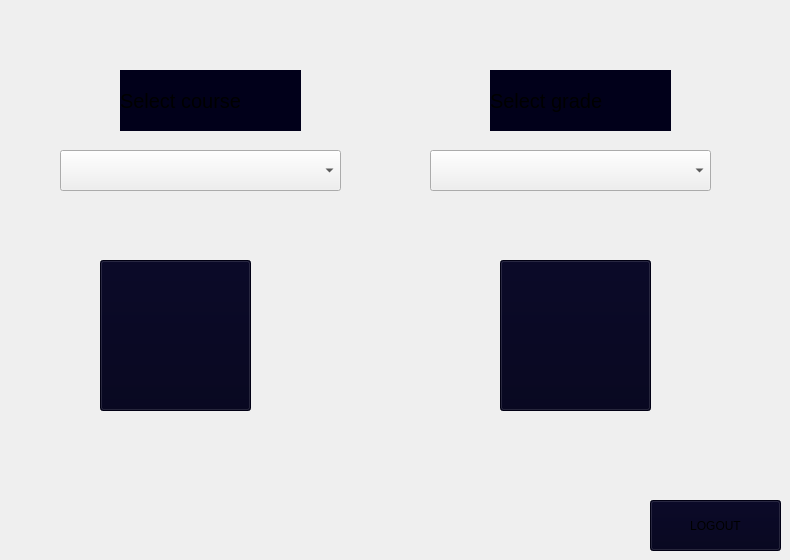
  <widget class="QWidget" name="centralwidget">
   <widget class="QComboBox" name="course">
    <property name="geometry">
     <rect>
      <x>60</x>
      <y>150</y>
      <width>281</width>
      <height>41</height>
     </rect>
    </property>
   </widget>
   <widget class="QLabel" name="label_2">
    <property name="geometry">
     <rect>
      <x>490</x>
      <y>70</y>
      <width>181</width>
      <height>61</height>
     </rect>
    </property>
    <property name="font">
     <font>
      <pointsize>15</pointsize>
     </font>
    </property>
    <property name="styleSheet">
     <string notr="true">background-color: rgb(1, 0, 26);</string>
    </property>
    <property name="text">
     <string>Select grade</string>
    </property>
   </widget>
   <widget class="QComboBox" name="grade">
    <property name="geometry">
     <rect>
      <x>430</x>
      <y>150</y>
      <width>281</width>
      <height>41</height>
     </rect>
    </property>
   </widget>
   <widget class="QLabel" name="label_3">
    <property name="geometry">
     <rect>
      <x>120</x>
      <y>70</y>
      <width>181</width>
      <height>61</height>
     </rect>
    </property>
    <property name="font">
     <font>
      <pointsize>15</pointsize>
     </font>
    </property>
    <property name="styleSheet">
     <string notr="true">background-color: rgb(1, 0, 26);</string>
    </property>
    <property name="text">
     <string>Select course</string>
    </property>
   </widget>
   <widget class="QPushButton" name="start">
    <property name="geometry">
     <rect>
      <x>100</x>
      <y>260</y>
      <width>151</width>
      <height>151</height>
     </rect>
    </property>
    <property name="styleSheet">
     <string notr="true">background-color: rgb(1, 0, 26);</string>
    </property>
    <property name="text">
     <string/>
    </property>
    <property name="icon">
     <iconset>
      <normaloff>C:/Users/Nagham sherif/Desktop/Start_Button_Icon_Back_Web_56625-Transparent-Png-Images.png</normaloff>C:/Users/Nagham sherif/Desktop/Start_Button_Icon_Back_Web_56625-Transparent-Png-Images.png</iconset>
    </property>
    <property name="iconSize">
     <size>
      <width>157</width>
      <height>200</height>
     </size>
    </property>
   </widget>
   <widget class="QPushButton" name="out">
    <property name="geometry">
     <rect>
      <x>650</x>
      <y>500</y>
      <width>131</width>
      <height>51</height>
     </rect>
    </property>
    <property name="styleSheet">
     <string notr="true">background-color: rgb(1, 0, 26);</string>
    </property>
    <property name="text">
     <string>LOGOUT</string>
    </property>
    <property name="icon">
     <iconset>
      <normaloff>../logging-out-2355227_960_720.png</normaloff>../logging-out-2355227_960_720.png</iconset>
    </property>
    <property name="iconSize">
     <size>
      <width>40</width>
      <height>40</height>
     </size>
    </property>
   </widget>
   <widget class="QPushButton" name="off">
    <property name="geometry">
     <rect>
      <x>500</x>
      <y>260</y>
      <width>151</width>
      <height>151</height>
     </rect>
    </property>
    <property name="styleSheet">
     <string notr="true">background-color: rgb(1, 0, 26);</string>
    </property>
    <property name="text">
     <string/>
    </property>
    <property name="icon">
     <iconset>
      <normaloff>C:/Users/Nagham sherif/Desktop/off-stop-button-icon-back-web-56627.png</normaloff>C:/Users/Nagham sherif/Desktop/off-stop-button-icon-back-web-56627.png</iconset>
    </property>
    <property name="iconSize">
     <size>
      <width>250</width>
      <height>200</height>
     </size>
    </property>
   </widget>
   <zorder>start</zorder>
   <zorder>course</zorder>
   <zorder>label_2</zorder>
   <zorder>grade</zorder>
   <zorder>label_3</zorder>
   <zorder>out</zorder>
   <zorder>off</zorder>
  </widget>
